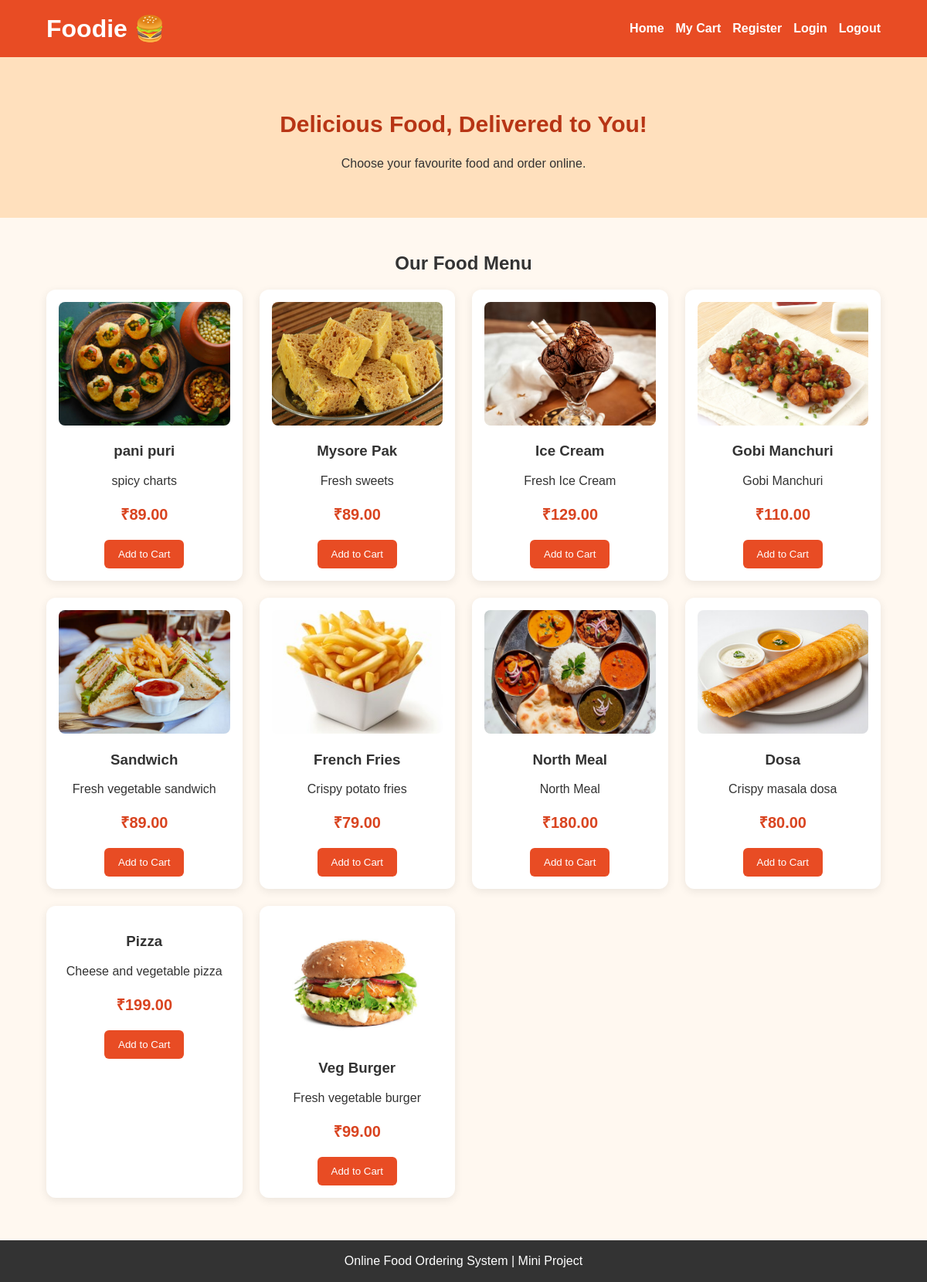
The page / on the database its author committed.
### tables this page shows
CREATE TABLE foods (
    id INT AUTO_INCREMENT PRIMARY KEY,
    name VARCHAR(100) NOT NULL,
    description VARCHAR(255),
    price DECIMAL(10,2) NOT NULL,
    image VARCHAR(255),
    category VARCHAR(50)
);

### index.php (the view, shortened to what this page needs)
<?php
require "db.php";
$result = $conn->query("SELECT * FROM foods ORDER BY id DESC");
?>
<!DOCTYPE html>
<html lang="en">
<head>
    <link rel="stylesheet" href="style.css">
</head>
<body>
<header>
    <h1>Foodie 🍔</h1>
    <nav>
        <a href="index.php">Home</a>
        <a href="cart.php">My Cart</a>
        <a href="register.php">Register</a>
        <a href="login.php">Login</a>
        <a href="logout.php">Logout</a>
    </nav>
</header>
<section class="hero">
    <h2>Delicious Food, Delivered to You!</h2>
    <p>Choose your favourite food and order online.</p>
</section>
<main class="menu">
    <h2>Our Food Menu</h2>
    <div class="food-grid">
    <?php while ($food = $result->fetch_assoc()): ?>
        <article class="food-card">
            <img
                src="<?= htmlspecialchars($food['image']) ?>"
                alt="<?= htmlspecialchars($food['name']) ?>"
                onerror="this.style.display='none'">
            <h3><?= htmlspecialchars($food['name']) ?></h3>
            <p><?= htmlspecialchars($food['description'] ?? '') ?></p>
            <p class="price">
                ₹<?= number_format((float)$food['price'], 2) ?>
            </p>
            <form action="cart.php" method="post">
                <button type="submit" name="add">Add to Cart</button>
            </form>
        </article>
    <?php endwhile; ?>
    </div>
</main>
<footer>Online Food Ordering System | Mini Project</footer>
</body>
</html>

### style.css (style rules this page uses)
* { box-sizing: border-box; }
body { margin: 0; font-family: Arial, sans-serif; background: #fff8f0; color: #333; }
header { background: #e84c24; color: white; padding: 18px 5%; display: flex; justify-content: space-between; align-items: center; flex-wrap: wrap; gap: 12px; }
header h1 { margin: 0; }
nav { display: flex; flex-wrap: wrap; gap: 15px; }
nav a { color: white; text-decoration: none; font-weight: bold; }
.hero { text-align: center; padding: 45px 15px; background: #ffe0bd; }
.hero h2 { color: #b73515; font-size: 30px; }
.menu { padding: 25px 5%; }
.menu h2 { text-align: center; }
.food-grid { display: grid; grid-template-columns: repeat(auto-fit, minmax(220px, 1fr)); gap: 22px; }
.food-card { background: white; padding: 16px; border-radius: 12px; box-shadow: 0 3px 12px #00000015; text-align: center; }
.food-card img { width: 100%; height: 160px; object-fit: cover; border-radius: 8px; }
.price { color: #d94420; font-size: 20px; font-weight: bold; }
button { background: #e84c24; color: white; border: none; padding: 11px 18px; border-radius: 6px; cursor: pointer; }
footer { background: #333; color: white; text-align: center; padding: 18px; margin-top: 30px; }

### rows shown on the page
foods: image (picture), name "pani puri", description "spicy charts", price "89.00"
foods: image (picture), name "Mysore Pak", description "Fresh sweets", price "89.00"
foods: image (picture), name "Ice Cream", description "Fresh Ice Cream", price "129.00"
foods: image (picture), name "Gobi Manchuri", description "Gobi Manchuri", price "110.00"
foods: image (picture), name "Sandwich", description "Fresh vegetable sandwich", price "89.00"
foods: image (picture), name "French Fries", description "Crispy potato fries", price "79.00"
foods: image (picture), name "North Meal", description "North Meal", price "180.00"
foods: image (picture), name "Dosa", description "Crispy masala dosa", price "80.00"
foods: name "Pizza", description "Cheese and vegetable pizza", price "199.00"
foods: image (picture), name "Veg Burger", description "Fresh vegetable burger", price "99.00"
